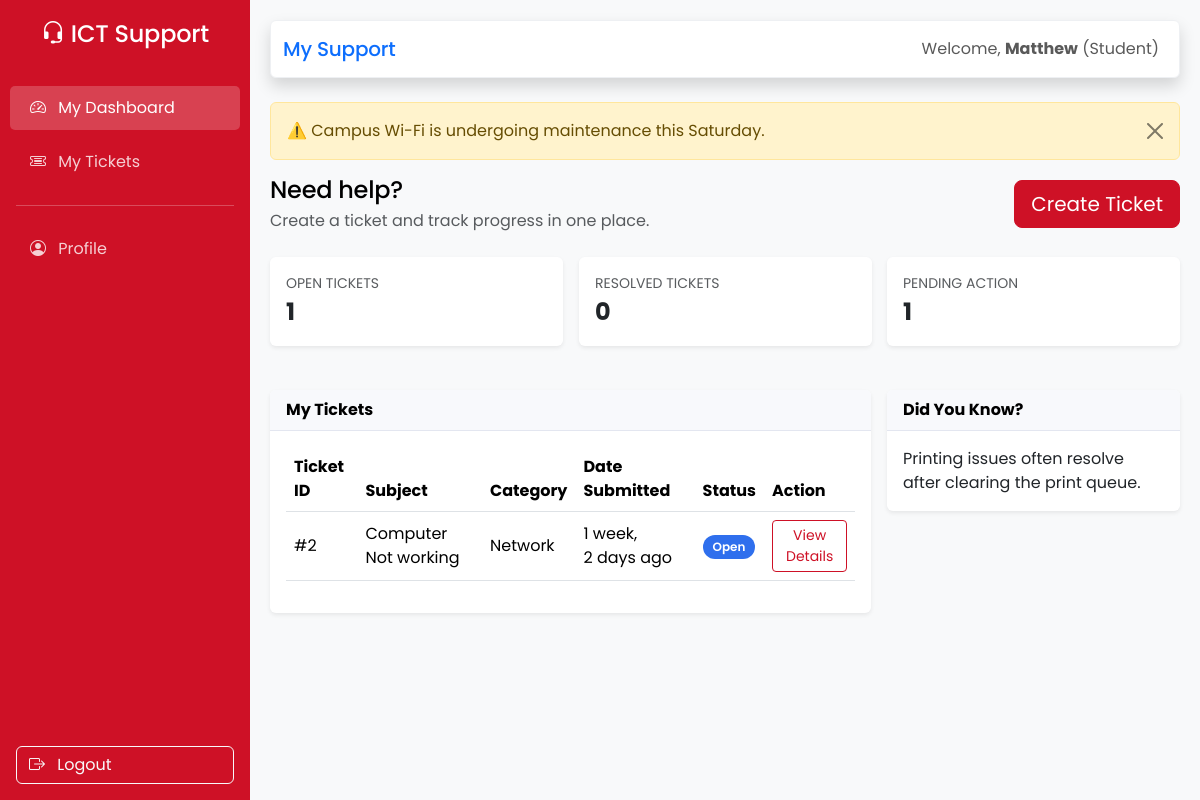
/dashboard/student/ (signed in), run on the app's committed database.
### users/models.py (models this page shows, shortened)
class User(AbstractUser):
    class Role(models.TextChoices):
        STUDENT = 'student', 'Student'
        STAFF = 'staff', 'Staff'
        TECHNICIAN = 'technician', 'Technician'
        ADMIN = 'admin', 'Admin'
    role = models.CharField(
        max_length=20,
        choices=Role.choices,
        default=Role.STUDENT,
    )
    phone = models.CharField(max_length=20, blank=True)
    department = models.CharField(max_length=100, blank=True)

### tickets/models.py (models this page shows, shortened)
class Ticket(models.Model):
    STATUS_CHOICES = (
        ('open', 'Open'),
        ('in_progress', 'In Progress'),
        ('resolved', 'Resolved'),
        ('closed', 'Closed'),
    )
    PRIORITY_CHOICES = (
        ('low', 'Low'),
        ('medium', 'Medium'),
        ('high', 'High'),
        ('critical', 'Critical'),
    )
    title = models.CharField(max_length=200)
    description = models.TextField()
    created_by = models.ForeignKey(
        settings.AUTH_USER_MODEL,
        on_delete=models.CASCADE,
        related_name='created_tickets'
    )
    assigned_to = models.ForeignKey(
        settings.AUTH_USER_MODEL,
        on_delete=models.SET_NULL,
        null=True,
        blank=True,
        related_name='assigned_tickets'
    )
    is_escalated = models.BooleanField(default=False)
    status = models.CharField(max_length=20, choices=STATUS_CHOICES, default='open')
    priority = models.CharField(max_length=20, choices=PRIORITY_CHOICES, default='medium')
    category = models.ForeignKey(
        Category,
        on_delete=models.SET_NULL,
        null=True,
        blank=True,
        related_name='tickets'
    )
    created_at = models.DateTimeField(auto_now_add=True)
    updated_at = models.DateTimeField(auto_now=True)
    closed_at = models.DateTimeField(null=True, blank=True)

class Category(models.Model):
    name = models.CharField(max_length=100)
    description = models.TextField(blank=True)
    default_technician = models.ForeignKey(
        settings.AUTH_USER_MODEL,
        on_delete=models.SET_NULL,
        null=True,
        blank=True,
        related_name='default_categories'
    )
    class Meta:
        verbose_name_plural = 'Categories'

### reports/views.py (the view)
# urls.py: path('dashboard/student/', views.StudentDashboardView.as_view(), name='student_dashboard'),
class StudentDashboardView(LoginRequiredMixin, View):
    template_name = 'reports/student_dashboard.html'
    def get(self, request):
        if request.user.role != 'student':
            return redirect('reports:dashboard')
        tickets = Ticket.objects.filter(created_by=request.user).order_by('-created_at').prefetch_related('comments__user', 'category')
        open_tickets = tickets.filter(status__in=['open', 'in_progress']).count()
        resolved_tickets = tickets.filter(status__in=['resolved', 'closed']).count()
        pending_action = 0
        for ticket in tickets:
            last_comment = ticket.comments.order_by('-created_at').first()
            if last_comment and last_comment.user.role != 'student' and ticket.status in ['open', 'in_progress']:
                pending_action += 1
        tips = [
            'Forgot your password? You can reset it from the login page in minutes.',
            'Slow Wi-Fi? Try reconnecting to CUEA-Staff after forgetting the network.',
            'Printing issues often resolve after clearing the print queue.',
            'You can attach screenshots for faster support responses.',
        ]
        quick_tip = random.choice(tips)
        context = {
            'tickets': tickets,
            'open_tickets': open_tickets,
            'resolved_tickets': resolved_tickets,
            'pending_action': pending_action,
            'quick_tip': quick_tip,
        }
        return render(request, self.template_name, context)

### templates/reports/student_dashboard.html (shortened to what this page needs)
{% extends 'base.html' %}
{% block page_title %}My Support{% endblock %}
{% block content %}
<div class="alert alert-warning alert-dismissible fade show" role="alert">
    ⚠️ Campus Wi-Fi is undergoing maintenance this Saturday.
    <button type="button" class="btn-close" data-bs-dismiss="alert" aria-label="Close"></button>
</div>
<div class="d-flex flex-column flex-lg-row justify-content-between align-items-lg-center gap-3 mb-4">
    <div>
        <h4 class="mb-1">Need help?</h4>
        <p class="text-muted mb-0">Create a ticket and track progress in one place.</p>
    </div>
    <a href="{% url 'tickets:create' %}" class="btn btn-primary btn-lg" aria-label="Create a new ticket">Create Ticket</a>
</div>
<div class="row g-3 mb-4">
    <div class="col-md-4">
        <div class="card shadow-sm">
            <div class="card-body">
                <div class="text-muted text-uppercase small">Open Tickets</div>
                <div class="fs-4 fw-bold">{{ open_tickets }}</div>
            </div>
        </div>
    </div>
    <div class="col-md-4">
        <div class="card shadow-sm">
            <div class="card-body">
                <div class="text-muted text-uppercase small">Resolved Tickets</div>
                <div class="fs-4 fw-bold">{{ resolved_tickets }}</div>
            </div>
        </div>
    </div>
    <div class="col-md-4">
        <div class="card shadow-sm">
            <div class="card-body">
                <div class="text-muted text-uppercase small">Pending Action</div>
                <div class="fs-4 fw-bold">{{ pending_action }}</div>
            </div>
        </div>
    </div>
</div>
<div class="row g-3">
    <div class="col-lg-8">
        <div class="card shadow-sm">
            <div class="card-header d-flex justify-content-between align-items-center">
                <div class="fw-bold">My Tickets</div>
            </div>
            <div class="card-body">
                <div class="table-responsive">
                    <table class="table table-hover align-middle d-none d-md-table">
                        <thead>
                            <tr>
                                <th>Ticket ID</th>
                                <th>Subject</th>
                                <th>Category</th>
                                <th>Date Submitted</th>
                                <th>Status</th>
                                <th>Action</th>
                            </tr>
                        </thead>
                        <tbody>
                            {% for ticket in tickets %}
                            <tr>
                                <td>#{{ ticket.id }}</td>
                                <td>{{ ticket.title }}</td>
                                <td>{{ ticket.category.name|default:"Uncategorized" }}</td>
                                <td>{{ ticket.created_at|timesince }} ago</td>
                                <td>
                                    {% if ticket.status == 'open' %}
                                    <span class="badge badge-status status-open">Open</span>
                                    {% elif ticket.status == 'in_progress' %}
                                    <span class="badge badge-status status-in-progress">In Progress</span>
                                    {% else %}
                                    <span class="badge badge-status status-resolved">Resolved</span>
                                    {% endif %}
                                </td>
                                <td>
                                    <a href="{% url 'tickets:detail' ticket.id %}" class="btn btn-sm btn-outline-primary">View Details</a>
                                </td>
                            </tr>
                            {% endfor %}
                        </tbody>
                    </table>
                </div>
            </div>
        </div>
    </div>
    <div class="col-lg-4">
        <div class="card shadow-sm">
            <div class="card-header">
                <div class="fw-bold">Did You Know?</div>
            </div>
            <div class="card-body">
                <p class="mb-0">{{ quick_tip }}</p>
            </div>
        </div>
    </div>
</div>
{% endblock %}

### templates/base.html (shortened to what this page needs)
<!DOCTYPE html>
<html lang="en">
<head>
    <link href="https://cdn.jsdelivr.net/npm/bootstrap@5.3.2/dist/css/bootstrap.min.css" rel="stylesheet">
    <link rel="stylesheet" href="https://cdn.jsdelivr.net/npm/bootstrap-icons@1.11.3/font/bootstrap-icons.min.css">
</head>
<body class="{% block body_class %}{% endblock %}">
    <nav class="sidebar d-flex flex-column">
        <div class="text-center mb-4">
            <h4><i class="bi bi-headset"></i> ICT Support</h4>
        </div>
        {% if user.role == 'student' %}
        <a href="{% url 'reports:student_dashboard' %}" class="{% if request.resolver_match.url_name == 'student_dashboard' %}active{% endif %}">
            <i class="bi bi-speedometer2 me-2"></i> My Dashboard
        </a>
        {% endif %}
        <a href="{% url 'tickets:list' %}" class="{% if 'tickets' in request.path and 'kanban' not in request.path %}active{% endif %}">
            <i class="bi bi-ticket-detailed me-2"></i> My Tickets
        </a>
        <hr class="mx-3 border-light">
        <a href="{% url 'users:profile' %}" class="{% if 'profile' in request.path %}active{% endif %}">
            <i class="bi bi-person-circle me-2"></i> Profile
        </a>
        <form action="{% url 'users:logout' %}" method="post" class="mt-auto mb-3 mx-3">
            <button type="submit" class="btn btn-outline-light w-100 text-start" data-loading-text="Signing out..." data-loading-spinner="false">
                <i class="bi bi-box-arrow-right me-2"></i> Logout
            </button>
        </form>
    </nav>
    <main class="main-content">
        <nav class="navbar navbar-expand navbar-light bg-white topbar mb-4 static-top shadow rounded">
            <div class="container-fluid">
                <h5 class="m-0 font-weight-bold text-primary">{% block page_title %}Dashboard{% endblock %}</h5>
                <ul class="navbar-nav ms-auto">
                    <li class="nav-item">
                        <span class="nav-link text-gray-600 small">
                            Welcome, <strong>{{ user.first_name }}</strong> ({{ user.get_role_display }})
                        </span>
                    </li>
                </ul>
            </div>
        </nav>
        {% block content %}{% endblock %}
    </main>
</body>
</html>

### templates/base.html (style rules this page uses)
:root { --brand: #ce1126; --brand-dark: #a50d1f; --accent: #fcd116; --ink: #000000; --muted: #f8f9fa; --surface: #ffffff; --ring: rgba(206, 17, 38, 0.2); }
body { font-family: "Poppins", "Segoe UI", Tahoma, Geneva, Verdana, sans-serif; background-color: var(--muted); color: var(--ink); }
h1, h2, h3, h4, h5, h6 { font-family: "Poppins", "Segoe UI", Tahoma, Geneva, Verdana, sans-serif; letter-spacing: -0.01em; }
.sidebar { height: 100vh; background-color: var(--brand); color: white; position: fixed; top: 0; left: 0; width: 250px; padding-top: 20px; transition: all 0.3s; }
.sidebar a { color: rgba(255, 255, 255, 0.8); text-decoration: none; padding: 10px 20px; display: block; margin: 5px 10px; border-radius: 5px; }
.sidebar a:hover, .sidebar a.active { background-color: rgba(255, 255, 255, 0.2); color: white; }
.main-content { margin-left: 250px; padding: 20px; }
.card { border: none; box-shadow: 0 0.15rem 1.75rem 0 rgba(58, 59, 69, 0.15); margin-bottom: 20px; }
.card-header { background-color: #f8f9fc; border-bottom: 1px solid #e3e6f0; font-weight: bold; color: var(--ink); }
.topbar { border: 1px solid #eef0f3; }
.btn-primary { background-color: var(--brand); border-color: var(--brand); color: #ffffff; }
.btn-outline-primary { color: var(--brand); border-color: var(--brand); }
.badge-status { padding: 6px 10px; border-radius: 999px; font-size: 0.75rem; font-weight: 600; }
.status-open { background-color: #2f6fed; color: white; }
.ui-animate { opacity: 0; transform: translateY(10px) scale(0.995); animation: uiEnter 0.45s ease forwards; animation-delay: var(--enter-delay, 0ms); }

### data on the page
User: first_name "Matthew", role "Student"
Ticket: id "2", title "Computer Not working", category.name "Network", created_at "1 week, 2 days", status "Open"

### other printed values
{{ open_tickets }} "1"
{{ resolved_tickets }} "0"
{{ pending_action }} "1"
